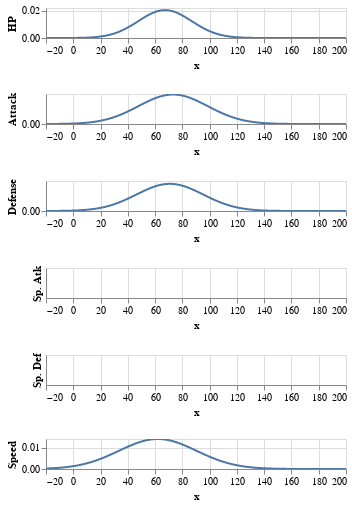

The code cell stored with this chart in its notebook:
### Code cell
from scipy.stats import norm
from typing import Optional
from functools import reduce
Vcat = lambda R,S: R & S

def stats_array(datf: pd.DataFrame = df, tp: Optional[str] = None) -> alt.Chart: 
    if tp is not None: 
        df = datf[datf['Type 1']==tp]
    else: 
        df = datf
    s = df.columns[5:11]
    x = np.linspace(-20, 200, 1000)
    gaussians = {name: norm(loc=df[name].mean(), scale=df[name].std()) for name in s}
    bells = pd.DataFrame({**{'x': x}, **{name: gaussians[name].pdf(x) for name in s}})
    
    C = alt.Chart(bells, height=30, width=300).mark_line().encode(x='x').interactive()
    charts = {name: C.encode(y=name) for name in s}
    return reduce(Vcat, [charts[name] for name in s])

stats_array(tp='Grass')

#df[df.columns[5:11]].mean(), df[df.columns[5:11]].std()

### Figure 1 — Vega-Lite specification as saved in the notebook (floating-point values rounded to 4 significant figures; data arrays with more than 128 entries replaced by an {"elided": "..."} marker saying what was removed)
{"$schema": "https://vega.github.io/schema/vega-lite/v2.6.0.json", "config": {"view": {"height": 300, "width": 400}}, "datasets": {"data-eac1fa92316dc5073a33f68c8ac9ccb0": {"elided": "1000 records"}}, "vconcat": [{"data": {"name": "data-eac1fa92316dc5073a33f68c8ac9ccb0"}, "encoding": {"x": {"field": "x", "type": "quantitative"}, "y": {"field": "HP", "type": "quantitative"}}, "height": 30, "mark": "line", "selection": {"selector006": {"bind": "scales", "encodings": ["x", "y"], "mark": {"fill": "#333", "fillOpacity": 0.125, "stroke": "white"}, "on": "[mousedown, window:mouseup] > window:mousemove!", "resolve": "global", "translate": "[mousedown, window:mouseup] > window:mousemove!", "type": "interval", "zoom": "wheel!"}}, "width": 300}, {"data": {"name": "data-eac1fa92316dc5073a33f68c8ac9ccb0"}, "encoding": {"x": {"field": "x", "type": "quantitative"}, "y": {"field": "Attack", "type": "quantitative"}}, "height": 30, "mark": "line", "selection": {"selector006": {"bind": "scales", "encodings": ["x", "y"], "mark": {"fill": "#333", "fillOpacity": 0.125, "stroke": "white"}, "on": "[mousedown, window:mouseup] > window:mousemove!", "resolve": "global", "translate": "[mousedown, window:mouseup] > window:mousemove!", "type": "interval", "zoom": "wheel!"}}, "width": 300}, {"data": {"name": "data-eac1fa92316dc5073a33f68c8ac9ccb0"}, "encoding": {"x": {"field": "x", "type": "quantitative"}, "y": {"field": "Defense", "type": "quantitative"}}, "height": 30, "mark": "line", "selection": {"selector006": {"bind": "scales", "encodings": ["x", "y"], "mark": {"fill": "#333", "fillOpacity": 0.125, "stroke": "white"}, "on": "[mousedown, window:mouseup] > window:mousemove!", "resolve": "global", "translate": "[mousedown, window:mouseup] > window:mousemove!", "type": "interval", "zoom": "wheel!"}}, "width": 300}, {"data": {"name": "data-eac1fa92316dc5073a33f68c8ac9ccb0"}, "encoding": {"x": {"field": "x", "type": "quantitative"}, "y": {"field": "Sp. Atk", "type": "quantitative"}}, "height": 30, "mark": "line", "selection": {"selector006": {"bind": "scales", "encodings": ["x", "y"], "mark": {"fill": "#333", "fillOpacity": 0.125, "stroke": "white"}, "on": "[mousedown, window:mouseup] > window:mousemove!", "resolve": "global", "translate": "[mousedown, window:mouseup] > window:mousemove!", "type": "interval", "zoom": "wheel!"}}, "width": 300}, {"data": {"name": "data-eac1fa92316dc5073a33f68c8ac9ccb0"}, "encoding": {"x": {"field": "x", "type": "quantitative"}, "y": {"field": "Sp. Def", "type": "quantitative"}}, "height": 30, "mark": "line", "selection": {"selector006": {"bind": "scales", "encodings": ["x", "y"], "mark": {"fill": "#333", "fillOpacity": 0.125, "stroke": "white"}, "on": "[mousedown, window:mouseup] > window:mousemove!", "resolve": "global", "translate": "[mousedown, window:mouseup] > window:mousemove!", "type": "interval", "zoom": "wheel!"}}, "width": 300}, {"data": {"name": "data-eac1fa92316dc5073a33f68c8ac9ccb0"}, "encoding": {"x": {"field": "x", "type": "quantitative"}, "y": {"field": "Speed", "type": "quantitative"}}, "height": 30, "mark": "line", "selection": {"selector006": {"bind": "scales", "encodings": ["x", "y"], "mark": {"fill": "#333", "fillOpacity": 0.125, "stroke": "white"}, "on": "[mousedown, window:mouseup] > window:mousemove!", "resolve": "global", "translate": "[mousedown, window:mouseup] > window:mousemove!", "type": "interval", "zoom": "wheel!"}}, "width": 300}]}
